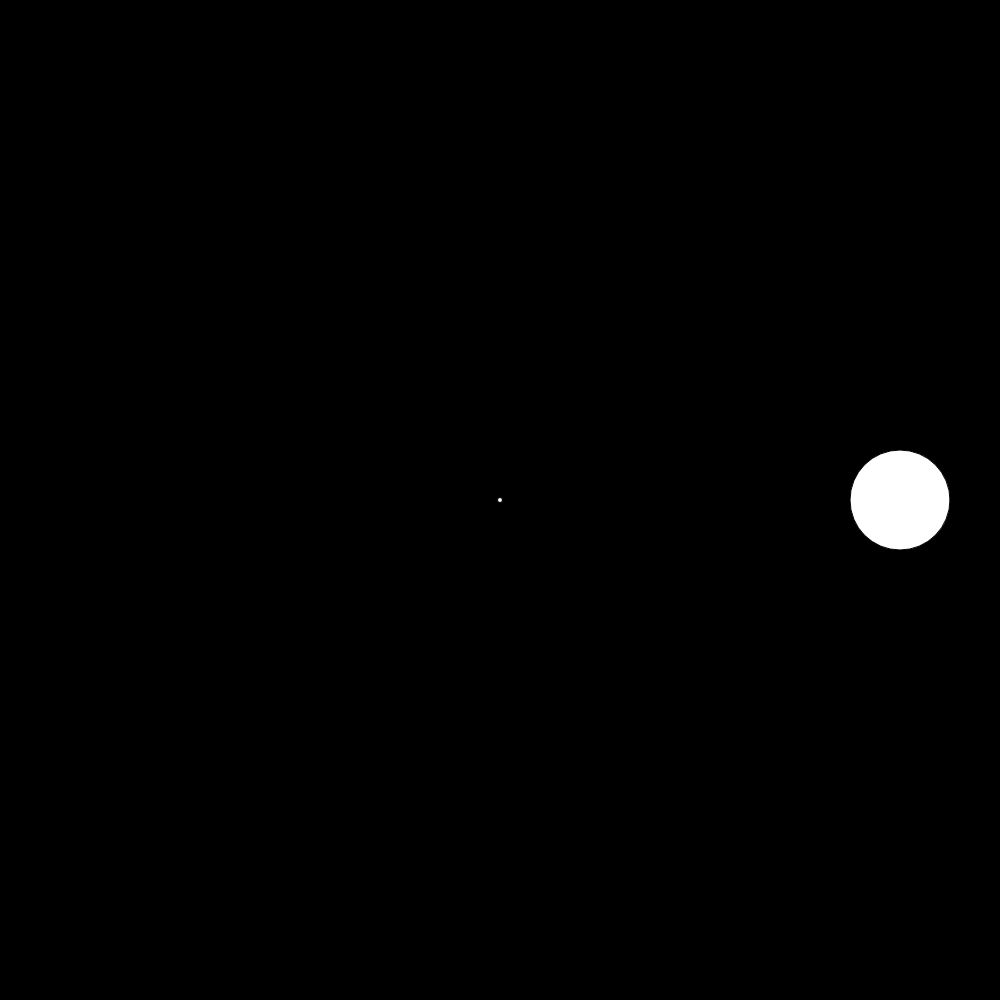
Frame 1 (no input)
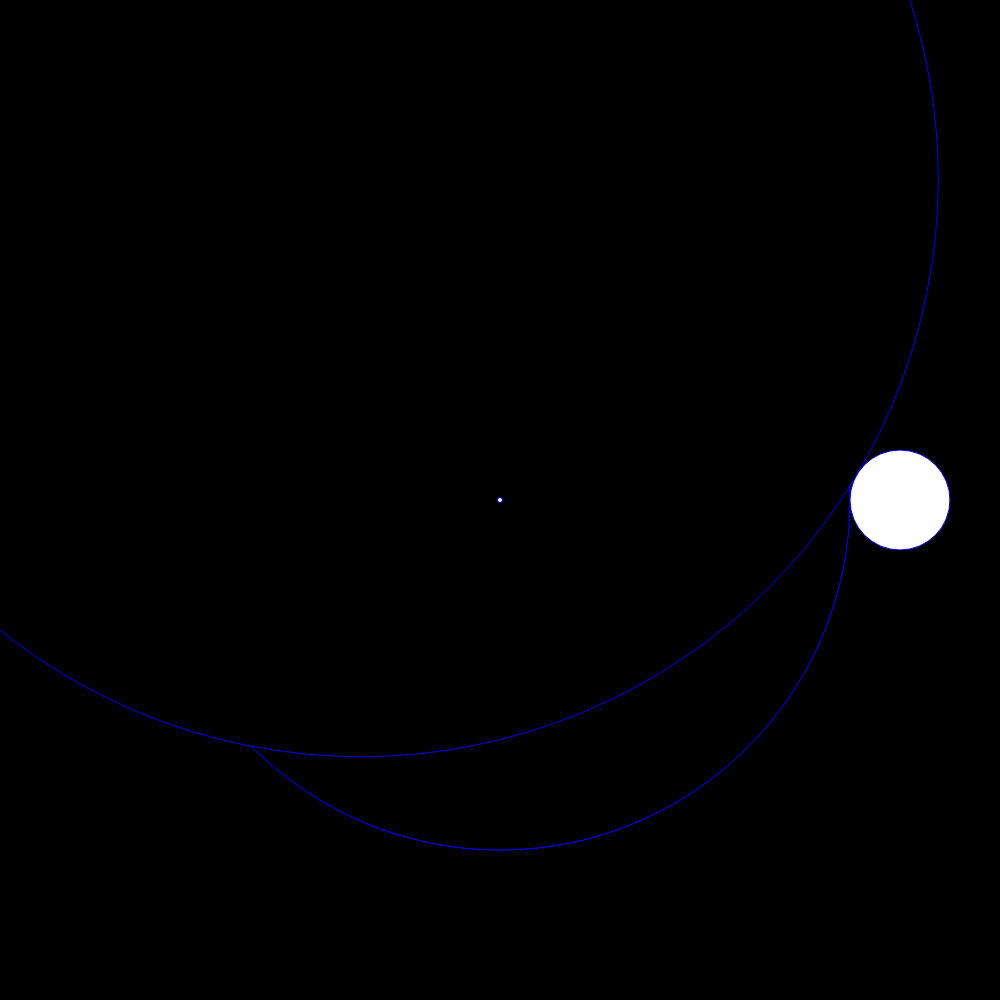
Frame 60 (no input)
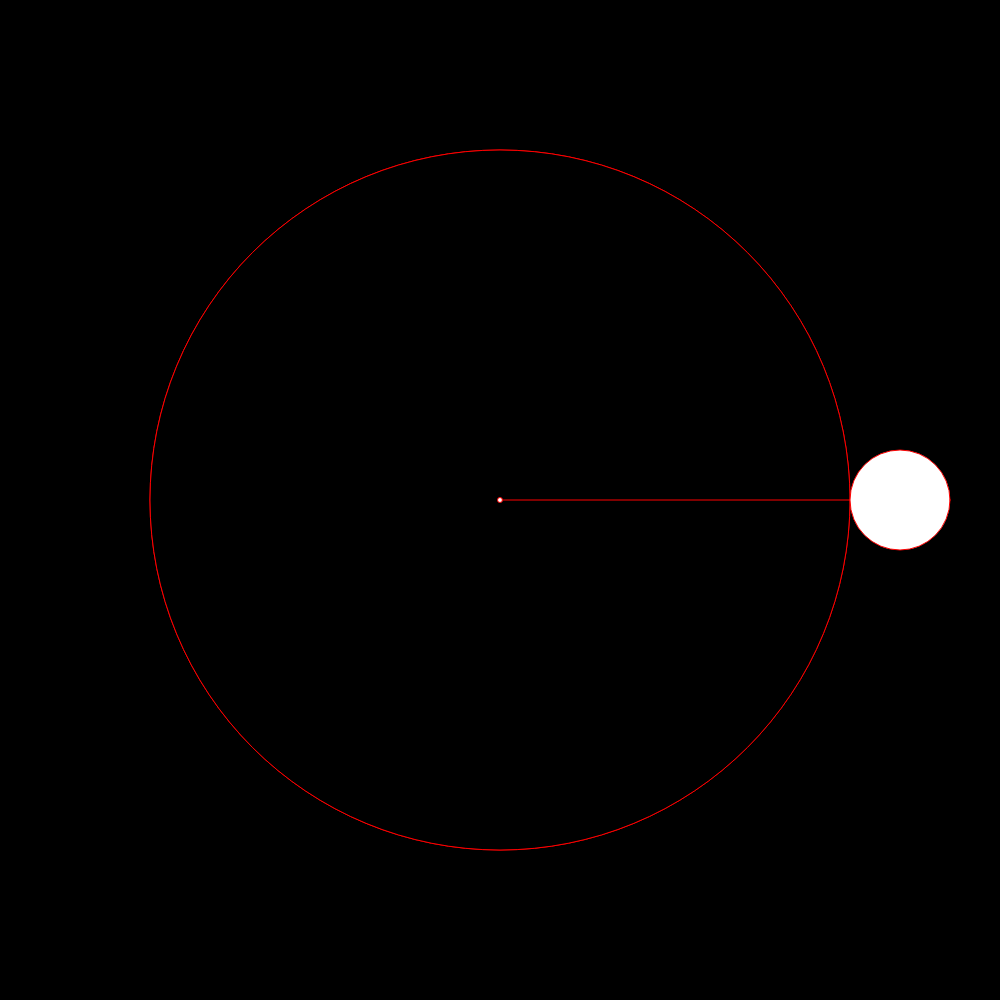
Frame 120 (the mouse pressed at the canvas centre since frame 60)

The p5.js sketch that drew these frames (run headless with seeded random() and noise() and a simulated clock; from frame 60 on, the mouse is pressed at the canvas centre):

// p5.js sketch
// ── sketch.js
var origin;
var circ;
var circ2;
var Epsilon = 0.001;
var dir;
var max_iterations = 50;
var Gravity = 0.001;
var bend = true;

function setup() {
  createCanvas(1000, 1000);
  circ = new Point(900, 500);
  circ2 = new Point(200, 500);
  origin = new Point(500, 500);
}

function draw() {
  background(0);
  dir = new p5.Vector(mouseX - origin.x, mouseY -  origin.y).normalize();
  const constDir = dir;
  currentPoint = origin;
  var circles_to_draw = []
  var t = sdf_multiple(origin, [{circ: circ, radius: 50}]);
  for (var i = 0; i < max_iterations; i++) {
    circles_to_draw.push({currentPoint, t});
    if (t < Epsilon) {
      stroke(255, 0, 0)
      line(origin.x, origin.y, currentPoint.x, currentPoint.y);
      break;
    }
    if (t > 500) break;
    circles_to_draw.push({currentPoint, t});
    if (bend)
      dir = new p5.Vector(dir.x + (Gravity/t*t) * (circ.x - currentPoint.x), dir.y + (Gravity / t*t) * (circ.y - currentPoint.y)).normalize();
    else 
      dir = constDir;

    currentPoint = new Point(currentPoint.x + t * dir.x, currentPoint.y + t * dir.y);
    t = sdf_multiple(currentPoint, [{circ: circ, radius: 50}]);
  }
  for (var j = 0; j < circles_to_draw.length; j++) {
    fill(0); 
    circle(circles_to_draw[j].currentPoint.x, circles_to_draw[j].currentPoint.y, circles_to_draw[j].t * 2);
    if (j < circles_to_draw.length - 1)
    line(circles_to_draw[j].currentPoint.x, circles_to_draw[j].currentPoint.y, circles_to_draw[j + 1].currentPoint.x, circles_to_draw[j + 1].currentPoint.y);
  }
  fill(255)
  circle(circ.x, circ.y, 100);
  circle(origin.x, origin.y, 5);
  stroke(0, 0, 255);
}

class Point {
  constructor(x, y) {
    this.x = x;
    this.y = y;
  }
  
  distance(p) {
    var x_c = p.x - this.x;
    var y_c = p.y - this.y;
    return sqrt(x_c * x_c + y_c * y_c);
  }
}

function keyPressed(){
  if (key == ' '){ //this means space bar, since it is a space inside of the single quotes 
    bend = !bend;
  } 
  else if (key == "w"){
    Gravity *= 1.01;
  }
  else if (key == "s"){
    Gravity /= 1.01;
  }
  else if (key == "a"){
    max_iterations -= 1;
  }
  else if (key == "d"){
    max_iterations += 1;
  }
}

function sdf_multiple(origin, objects) {
  return Math.min(...objects.map((x) => sdf_circle(origin, x.circ, x.radius)))
}

function sdf_circle(p1, p2, radius) {
  return p1.distance(p2) - radius;
}
